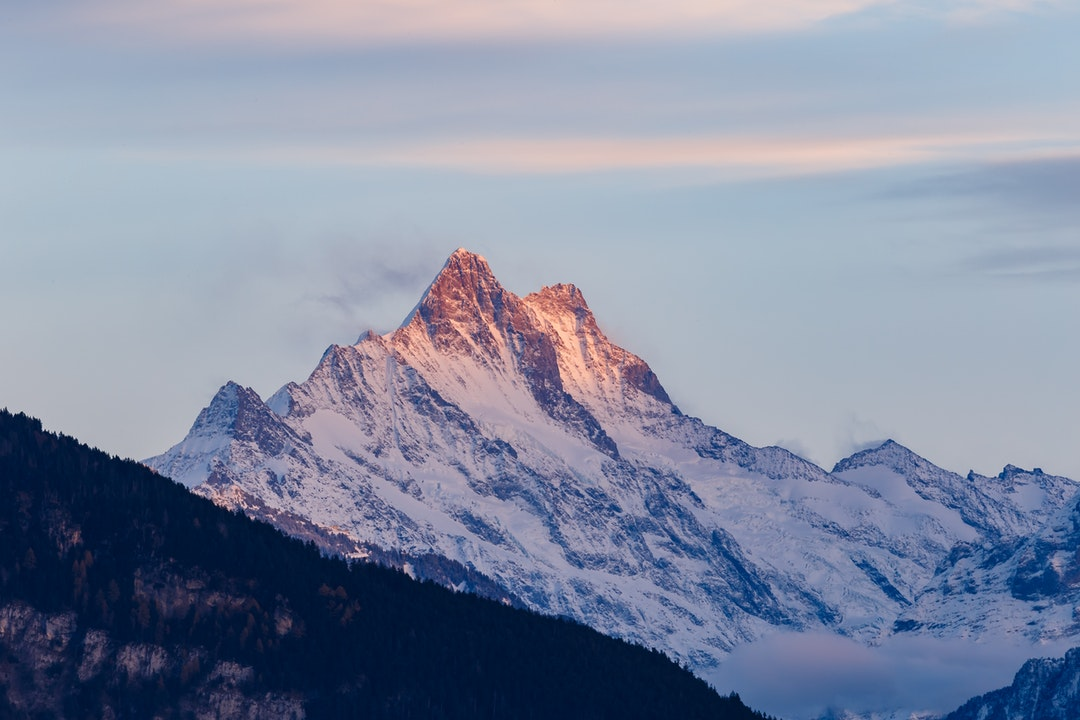
//> input picture tutorial_13_GUI/input1.jpeg, 1080 x 720 px
$ ./gui   (built with g++ and OpenCV 4)
//> lines starting //> are read from the running program, lines starting //| are printed output that depends on the picture
#include <cstdio>
#include <opencv2/opencv.hpp>
using namespace cv;

// set the two input images and ratio value as global so that references to function is saved
int sliderValue;
Mat src1, src2;

void on_trackbar(int, void*){
    double alpha = (double) sliderValue/100.0 ;
    double beta = ( 1.0 - alpha );
    Mat dst;
    // the weight ratio between image
    addWeighted( src1, alpha, src2, beta, 0.0, dst);
    // show the image on the windows
    imshow("trackbar demo", dst);
}

int main(){
    // get two image
    src1 = imread("input1.jpeg",CV_LOAD_IMAGE_UNCHANGED);
//> src1 is the input picture: 720 rows x 1080 cols, CV_8UC3; mean B, G, R 161.7, 139.4, 130.2
    src2 = imread("input2.jpeg",CV_LOAD_IMAGE_UNCHANGED);
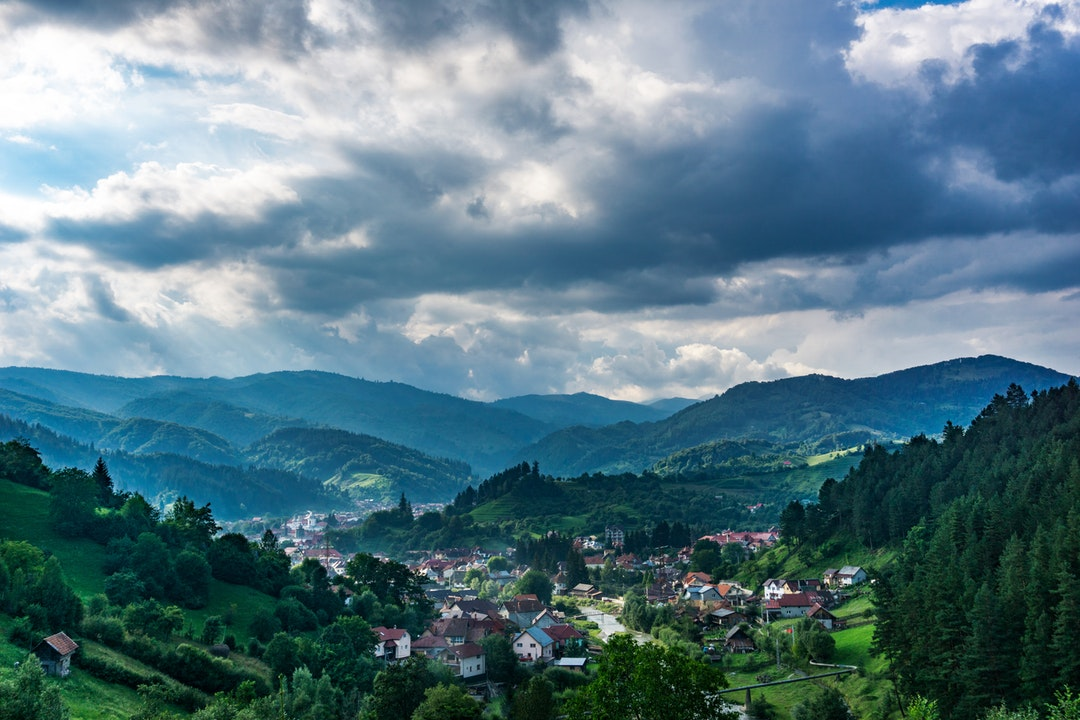
//> input picture tutorial_13_GUI/input2.jpeg, 1080 x 720 px
//> src2 is the input picture: 720 rows x 1080 cols, CV_8UC3; mean B, G, R 133.4, 121.7, 90
    // set the intial and maximum value for the inserting ratio
    sliderValue = 0;
    int sliderMaxValue = 100;
    namedWindow("trackbar demo", 0);
    // create a trackbar named "Ratio" with value from sliderValue to sliderMaxValue on the windows "trackbar demo"
    createTrackbar("Ratio", "trackbar demo", &sliderValue, sliderMaxValue, on_trackbar);
//> slider 'Ratio' is set to 33
    // call the trackbar function
    on_trackbar(sliderValue, 0);
//> in on_trackbar, `addWeighted( src1, alpha, src2, beta, 0.0, dst);`:
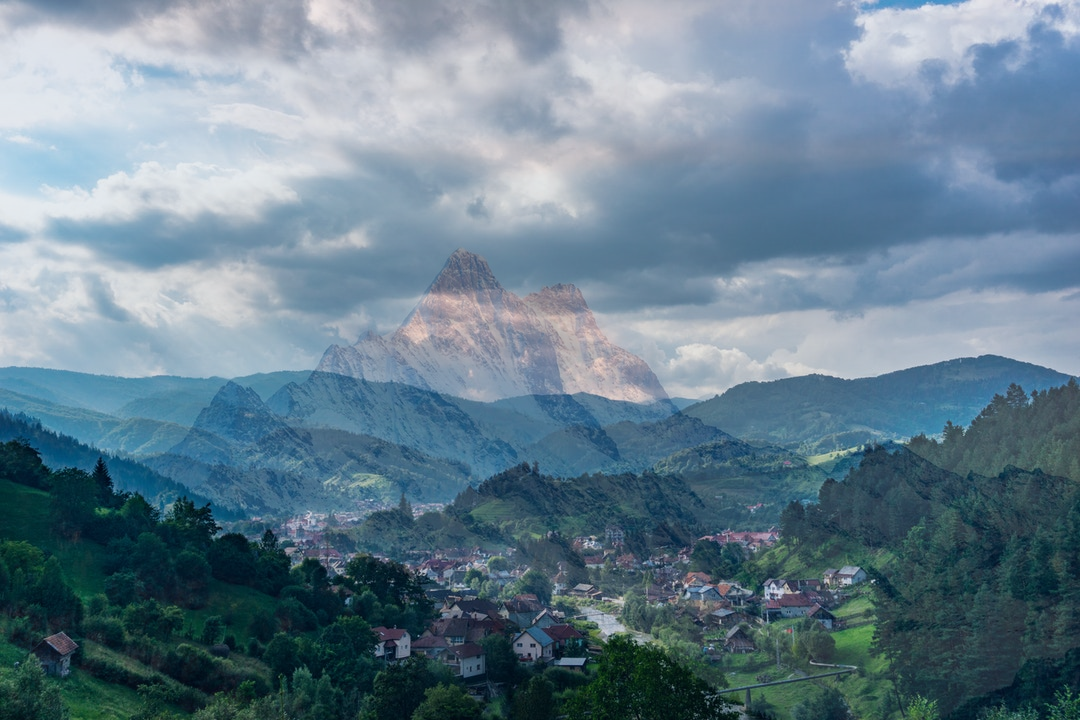
//> dst: 720 rows x 1080 cols, CV_8UC3; mean B, G, R 142.7, 127.5, 103.3

    waitKey(0);
    return 0;
}
